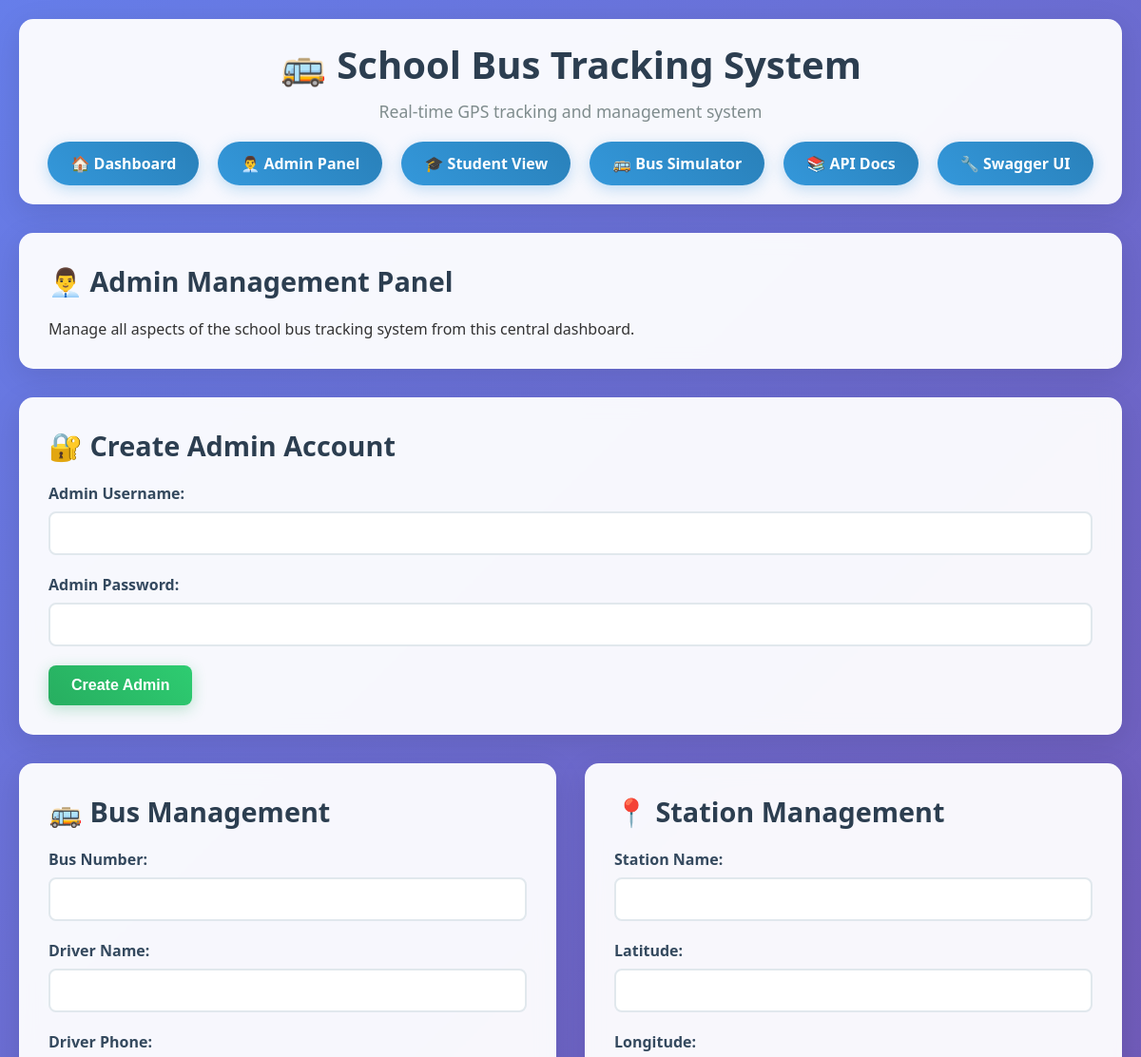
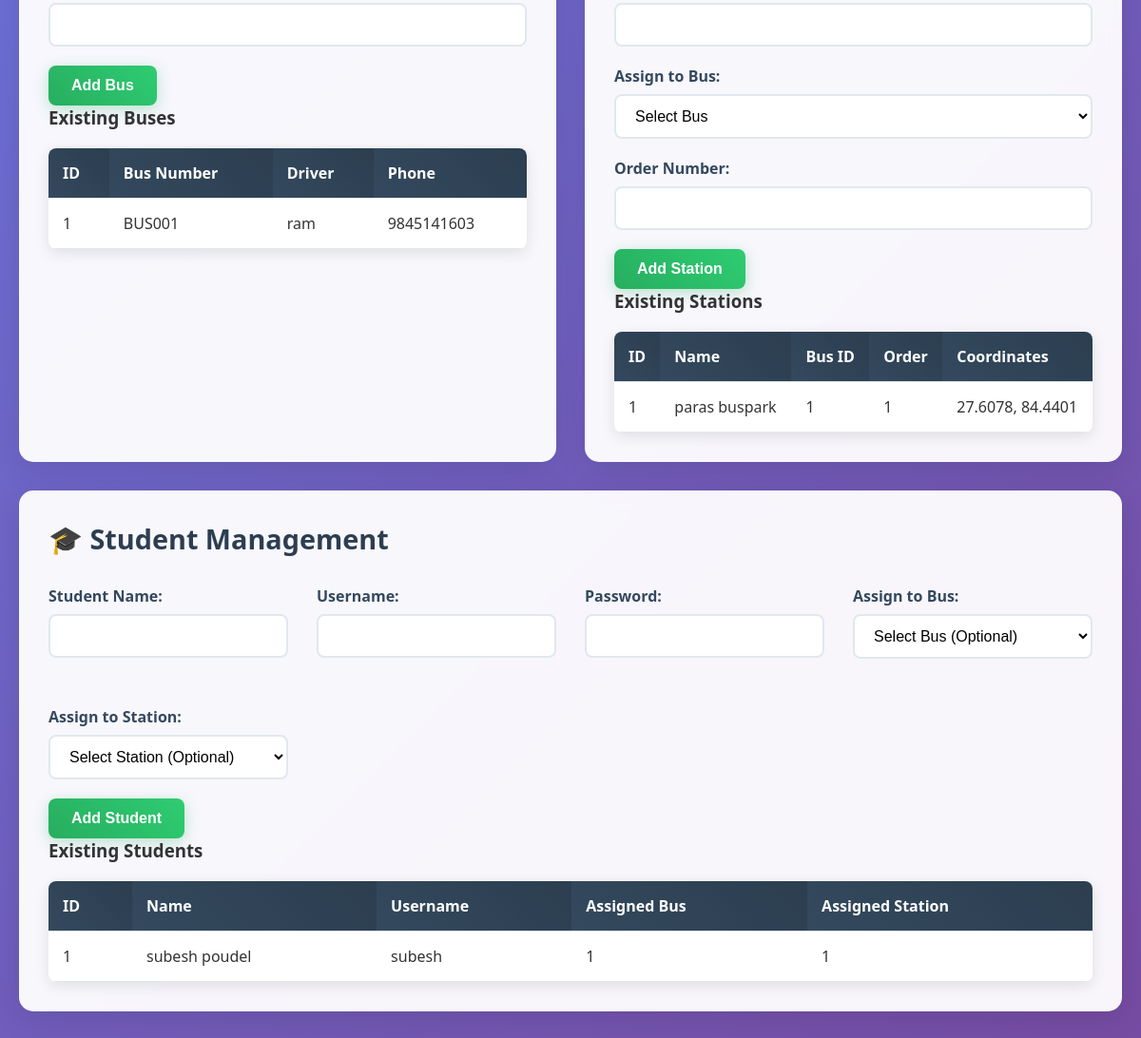
/gui/admin, run on the app's committed database (2 pictures, top to bottom).
### database.py (models this page shows)
class Bus(Base):
    __tablename__ = "buses"
    id = Column(Integer, primary_key=True, index=True)
    bus_number = Column(String, unique=True, nullable=False)
    driver_name = Column(String, nullable=False)
    driver_phone = Column(String, nullable=False)
    students = relationship("Student", back_populates="bus")
    stations = relationship("Station", back_populates="bus")
    locations = relationship("BusLocation", back_populates="bus")

class Station(Base):
    __tablename__ = "stations"
    id = Column(Integer, primary_key=True, index=True)
    name = Column(String, nullable=False)
    latitude = Column(Float, nullable=False)
    longitude = Column(Float, nullable=False)
    bus_id = Column(Integer, ForeignKey("buses.id"), nullable=False)
    order_number = Column(Integer, nullable=False)
    bus = relationship("Bus", back_populates="stations")
    students = relationship("Student", back_populates="station")

class Student(Base):
    __tablename__ = "students"
    id = Column(Integer, primary_key=True, index=True)
    name = Column(String, nullable=False)
    username = Column(String, unique=True, index=True, nullable=False)
    password_hash = Column(String, nullable=False)
    assigned_bus_id = Column(Integer, ForeignKey("buses.id"), nullable=True)
    assigned_station_id = Column(Integer, ForeignKey("stations.id"), nullable=True)
    bus = relationship("Bus", back_populates="students")
    station = relationship("Station", back_populates="students")

### main.py (the view)
@app.get("/gui/admin", response_class=HTMLResponse)
async def admin_dashboard(request: Request, db: Session = Depends(get_db)):
    buses = db.query(Bus).all()
    students = db.query(Student).all()
    stations = db.query(Station).all()
    return templates.TemplateResponse("admin.html", {
        "request": request,
        "buses": buses,
        "students": students,
        "stations": stations
    })

### templates/admin.html (shortened to what this page needs)
{% extends "base.html" %}
{% block content %}
<div class="card">
    <h2>👨‍💼 Admin Management Panel</h2>
    <p>Manage all aspects of the school bus tracking system from this central dashboard.</p>
</div>
<div class="card">
    <h2>🔐 Create Admin Account</h2>
    <form method="post" action="/gui/admin/create-admin">
        <div class="form-group">
            <label for="admin_username">Admin Username:</label>
            <input type="text" id="admin_username" name="username" required>
        </div>
        <div class="form-group">
            <label for="admin_password">Admin Password:</label>
            <input type="password" id="admin_password" name="password" required>
        </div>
        <button type="submit" class="btn">Create Admin</button>
    </form>
</div>
<div class="grid">
    <div class="card">
        <h2>🚌 Bus Management</h2>
        <form method="post" action="/gui/admin/create-bus">
            <div class="form-group">
                <label for="bus_number">Bus Number:</label>
                <input type="text" id="bus_number" name="bus_number" required>
            </div>
            <div class="form-group">
                <label for="driver_name">Driver Name:</label>
                <input type="text" id="driver_name" name="driver_name" required>
            </div>
            <div class="form-group">
                <label for="driver_phone">Driver Phone:</label>
                <input type="tel" id="driver_phone" name="driver_phone" required>
            </div>
            <button type="submit" class="btn">Add Bus</button>
        </form>
        <h3>Existing Buses</h3>
        <table class="table">
            <thead>
                <tr>
                    <th>ID</th>
                    <th>Bus Number</th>
                    <th>Driver</th>
                    <th>Phone</th>
                </tr>
            </thead>
            <tbody>
                {% for bus in buses %}
                <tr>
                    <td>{{ bus.id }}</td>
                    <td>{{ bus.bus_number }}</td>
                    <td>{{ bus.driver_name }}</td>
                    <td>{{ bus.driver_phone }}</td>
                </tr>
                {% endfor %}
            </tbody>
        </table>
    </div>
    <div class="card">
        <h2>📍 Station Management</h2>
        <form method="post" action="/gui/admin/create-station">
            <div class="form-group">
                <label for="station_name">Station Name:</label>
                <input type="text" id="station_name" name="name" required>
            </div>
            <div class="form-group">
                <label for="latitude">Latitude:</label>
                <input type="number" id="latitude" name="latitude" step="any" required>
            </div>
            <div class="form-group">
                <label for="longitude">Longitude:</label>
                <input type="number" id="longitude" name="longitude" step="any" required>
            </div>
            <div class="form-group">
                <label for="bus_id">Assign to Bus:</label>
                <select id="bus_id" name="bus_id" required>
                    <option value="">Select Bus</option>
                </select>
            </div>
            <div class="form-group">
                <label for="order_number">Order Number:</label>
                <input type="number" id="order_number" name="order_number" required>
            </div>
            <button type="submit" class="btn">Add Station</button>
        </form>
        <h3>Existing Stations</h3>
        <table class="table">
            <thead>
                <tr>
                    <th>ID</th>
                    <th>Name</th>
                    <th>Bus ID</th>
                    <th>Order</th>
                    <th>Coordinates</th>
                </tr>
            </thead>
            <tbody>
                {% for station in stations %}
                <tr>
                    <td>{{ station.id }}</td>
                    <td>{{ station.name }}</td>
                    <td>{{ station.bus_id }}</td>
                    <td>{{ station.order_number }}</td>
                    <td>{{ "%.4f"|format(station.latitude) }}, {{ "%.4f"|format(station.longitude) }}</td>
                </tr>
                {% endfor %}
            </tbody>
        </table>
    </div>
</div>
<div class="card">
    <h2>🎓 Student Management</h2>
    <form method="post" action="/gui/admin/create-student">
        <div class="grid" style="grid-template-columns: repeat(auto-fit, minmax(250px, 1fr));">
            <div class="form-group">
                <label for="student_name">Student Name:</label>
                <input type="text" id="student_name" name="name" required>
            </div>
            <div class="form-group">
                <label for="student_username">Username:</label>
                <input type="text" id="student_username" name="username" required>
            </div>
            <div class="form-group">
                <label for="student_password">Password:</label>
                <input type="password" id="student_password" name="password" required>
            </div>
            <div class="form-group">
                <label for="assigned_bus_id">Assign to Bus:</label>
                <select id="assigned_bus_id" name="assigned_bus_id">
                    <option value="">Select Bus (Optional)</option>
                </select>
            </div>
            <div class="form-group">
                <label for="assigned_station_id">Assign to Station:</label>
                <select id="assigned_station_id" name="assigned_station_id">
                    <option value="">Select Station (Optional)</option>
                </select>
            </div>
        </div>
        <button type="submit" class="btn">Add Student</button>
    </form>
    <h3>Existing Students</h3>
    <table class="table">
        <thead>
            <tr>
                <th>ID</th>
                <th>Name</th>
                <th>Username</th>
                <th>Assigned Bus</th>
                <th>Assigned Station</th>
            </tr>
        </thead>
        <tbody>
            {% for student in students %}
            <tr>
                <td>{{ student.id }}</td>
                <td>{{ student.name }}</td>
                <td>{{ student.username }}</td>
                <td>{{ student.assigned_bus_id or 'Not Assigned' }}</td>
                <td>{{ student.assigned_station_id or 'Not Assigned' }}</td>
            </tr>
            {% endfor %}
        </tbody>
    </table>
</div>
{% endblock %}

### templates/base.html (shortened to what this page needs)
<!DOCTYPE html>
<html lang="en">
<head>
    <link rel="stylesheet" href="/static/style.css">
</head>
<body>
    <div class="container">
        <div class="header">
            <h1>🚌 School Bus Tracking System</h1>
            <p>Real-time GPS tracking and management system</p>
            <div class="nav">
                <a href="/gui" class="nav-btn">🏠 Dashboard</a>
                <a href="/gui/admin" class="nav-btn">👨‍💼 Admin Panel</a>
                <a href="/gui/student" class="nav-btn">🎓 Student View</a>
                <a href="/gui/bus-simulator" class="nav-btn">🚌 Bus Simulator</a>
                <a href="/gui/api-docs" class="nav-btn">📚 API Docs</a>
                <a href="/docs" class="nav-btn" target="_blank">🔧 Swagger UI</a>
            </div>
        </div>
        {% block content %}{% endblock %}
    </div>
</body>
</html>

### static/style.css (style rules this page uses)
* { margin: 0; padding: 0; box-sizing: border-box; }
body { font-family: 'Segoe UI', Tahoma, Geneva, Verdana, sans-serif; background: linear-gradient(135deg, #667eea 0%, #764ba2 100%); min-height: 100vh; color: #333; }
.container { max-width: 1200px; margin: 0 auto; padding: 20px; }
.header { background: rgba(255, 255, 255, 0.95); backdrop-filter: blur(10px); padding: 20px 0; margin-bottom: 30px; border-radius: 15px; box-shadow: 0 8px 32px rgba(0, 0, 0, 0.1); }
.header h1 { text-align: center; color: #2c3e50; font-size: 2.5rem; font-weight: 700; margin-bottom: 10px; }
.header p { text-align: center; color: #7f8c8d; font-size: 1.1rem; }
.nav { display: flex; justify-content: center; gap: 20px; margin-top: 20px; flex-wrap: wrap; }
.nav-btn { background: linear-gradient(45deg, #3498db, #2980b9); color: white; padding: 12px 24px; text-decoration: none; border-radius: 25px; font-weight: 600; transition: all 0.3s ease; box-shadow: 0 4px 15px rgba(52, 152, 219, 0.3); }
.card { background: rgba(255, 255, 255, 0.95); backdrop-filter: blur(10px); border-radius: 15px; padding: 30px; margin-bottom: 30px; box-shadow: 0 8px 32px rgba(0, 0, 0, 0.1); border: 1px solid rgba(255, 255, 255, 0.2); }
.card h2 { color: #2c3e50; margin-bottom: 20px; font-size: 1.8rem; font-weight: 600; }
.form-group { margin-bottom: 20px; }
.form-group label { display: block; margin-bottom: 8px; font-weight: 600; color: #34495e; }
.form-group input, .form-group select { width: 100%; padding: 12px 16px; border: 2px solid #e1e8ed; border-radius: 8px; font-size: 16px; transition: border-color 0.3s ease; background: white; }
.btn { background: linear-gradient(45deg, #27ae60, #2ecc71); color: white; padding: 12px 24px; border: none; border-radius: 8px; font-size: 16px; font-weight: 600; cursor: pointer; transition: all 0.3s ease; box-shadow: 0 4px 15px rgba(39, 174, 96, 0.3); }
.table { width: 100%; border-collapse: collapse; margin-top: 20px; background: white; border-radius: 8px; overflow: hidden; box-shadow: 0 4px 15px rgba(0, 0, 0, 0.1); }
.table th, .table td { padding: 15px; text-align: left; border-bottom: 1px solid #e1e8ed; }
.table th { background: linear-gradient(45deg, #34495e, #2c3e50); color: white; font-weight: 600; }
.grid { display: grid; grid-template-columns: repeat(auto-fit, minmax(300px, 1fr)); gap: 30px; margin-top: 30px; }

### data on the page
Bus: id "1", bus_number "BUS001", driver_name "ram", driver_phone "9845141603"
Station: id "1", name "paras buspark", bus_id "1", order_number "1", latitude "27.6078", longitude "84.4401"
Student: id "1", name "subesh poudel", username "subesh", assigned_bus "1", assigned_station "1"
